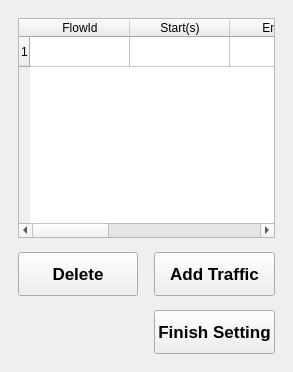
     <widget class="QWidget" name="tab_4">
      <attribute name="title">
       <string>Traffic</string>
      </attribute>
      <layout class="QGridLayout" name="gridLayout_2">
       <property name="verticalSpacing">
        <number>14</number>
       </property>
       <property name="horizontalSpacing">
        <number>16</number>
       </property>
       <property name="bottomMargin">
        <number>18</number>
       </property>
       <property name="rightMargin">
        <number>18</number>
       </property>
       <property name="topMargin">
        <number>18</number>
       </property>
       <property name="leftMargin">
        <number>18</number>
       </property>
       <item row="11" column="1" rowspan="2">
        <widget class="QPushButton" name="pushButton_7">
         <property name="font">
          <font>
           <pointsize>13</pointsize>
           <bold>true</bold>
          </font>
         </property>
         <property name="minimumSize">
          <size>
           <width>120</width>
           <height>44</height>
          </size>
         </property>
         <property name="text">
          <string>Finish Setting</string>
         </property>
        </widget>
       </item>
       <item row="3" column="0">
        <widget class="QPushButton" name="pushButton_3">
         <property name="font">
          <font>
           <pointsize>13</pointsize>
           <bold>true</bold>
          </font>
         </property>
         <property name="minimumSize">
          <size>
           <width>120</width>
           <height>44</height>
          </size>
         </property>
         <property name="text">
          <string>Delete</string>
         </property>
        </widget>
       </item>
       <item row="3" column="1">
        <widget class="QPushButton" name="pushButton_2">
         <property name="font">
          <font>
           <pointsize>13</pointsize>
           <bold>true</bold>
          </font>
         </property>
         <property name="minimumSize">
          <size>
           <width>120</width>
           <height>44</height>
          </size>
         </property>
         <property name="text">
          <string>Add Traffic</string>
         </property>
        </widget>
       </item>
       <item row="1" column="0" colspan="2">
        <widget class="QTableWidget" name="tableWidget">
         <property name="minimumSize">
          <size>
           <width>0</width>
           <height>220</height>
          </size>
         </property>
         <property name="baseSize">
          <size>
           <width>0</width>
           <height>80</height>
          </size>
         </property>
         <row />
         <column>
          <property name="text">
           <string>FlowId</string>
          </property>
         </column>
         <column>
          <property name="text">
           <string>Start(s)</string>
          </property>
         </column>
         <column>
          <property name="text">
           <string>End(s)</string>
          </property>
         </column>
         <column>
          <property name="text">
           <string>Protocol</string>
          </property>
         </column>
         <column>
          <property name="text">
           <string>Destination</string>
          </property>
         </column>
         <column>
          <property name="text">
           <string>Application</string>
          </property>
          <property name="font">
           <font>
            <kerning>true</kerning>
           </font>
          </property>
         </column>
         <item row="0" column="0">
          <property name="text">
           <string />
          </property>
         </item>
         <item row="0" column="1">
          <property name="text">
           <string />
          </property>
         </item>
         <item row="0" column="2">
          <property name="text">
           <string />
          </property>
         </item>
         <item row="0" column="3">
          <property name="text">
           <string />
          </property>
         </item>
         <item row="0" column="4">
          <property name="text">
           <string />
          </property>
         </item>
        </widget>
       </item>
      </layout>
     </widget>
